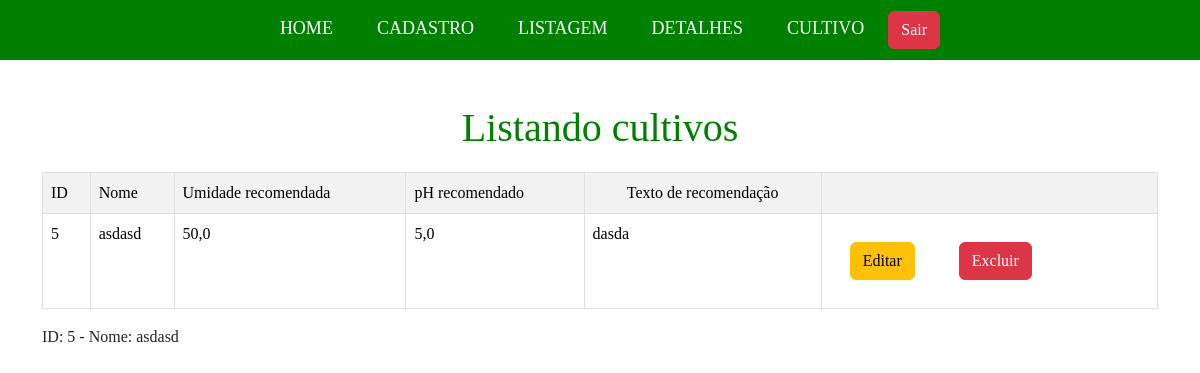
The app's page /listagem_cultivos/ (signed in), older data.
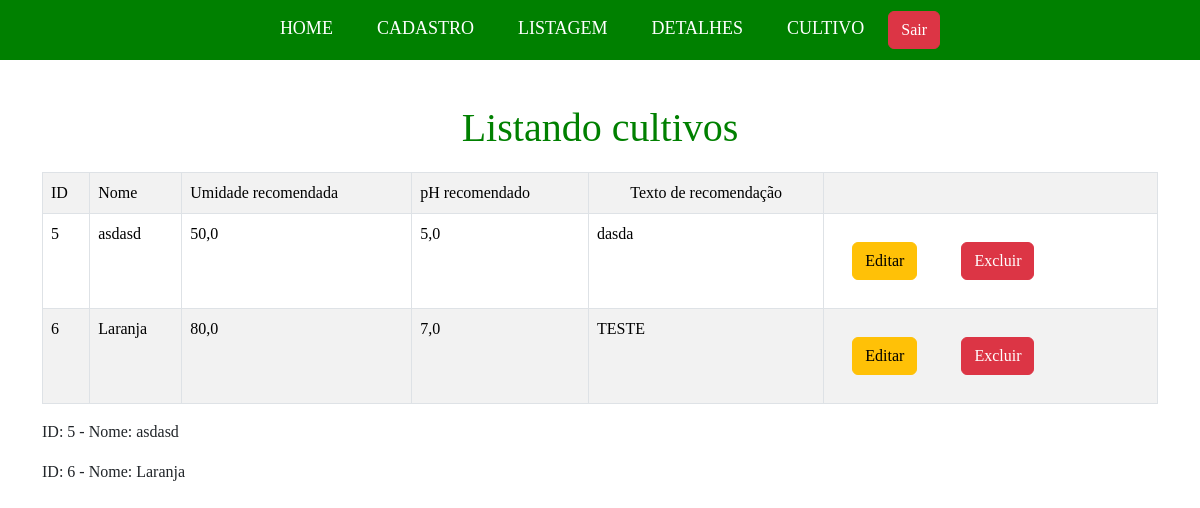
The same page, newer data.
### app_fazenda/models.py (models this page shows, shortened)
class Cultivo(models.Model):
    id = models.AutoField(primary_key=True)
    nome = models.CharField(max_length=255)
    umidade_recomendado = models.FloatField()
    ph_recomendado = models.FloatField()
    texto_recomendacao = models.TextField(max_length=1200, null=True)
    usuario = models.ForeignKey(get_user_model(), on_delete=models.CASCADE)

### app_fazenda/views.py (the view)
# urls.py: path('listagem_cultivos/', views.listar_cultivos, name='listar_cultivos'),
@login_required
def listar_cultivos(request):
    cultivos = Cultivo.objects.filter(usuario=request.user)  # Filtra pelos cultivos do usuário
    dados = {
        'dados': cultivos
    }
    return render(request, 'cultivo/listar_cultivos.html', dados)

### app_fazenda/templates/cultivo/listar_cultivos.html
{% extends 'base.html' %}
{% block content %}
<h1>Listando cultivos</h1>
<table class="table table-striped table-bordered">
    <tr>
        <td>ID</td>
        <td>Nome</td>
        <td>Umidade recomendada</td>
        <td>pH recomendado</td>
        <td style="text-align: center;">Texto de recomendação</td>
        <td></td>
    </tr>
    {% for dado in dados %}
    <tr>
        <td>{{ dado.pk }}</td>
        <td>{{ dado.nome }}</td>
        <td>{{ dado.umidade_recomendado }}</td>
        <td>{{dado.ph_recomendado }}</td>
        <td>{{ dado.texto_recomendacao }}</td>
        <td>
            <a href="{% url 'editar_cultivo' dado.pk %}" class="btn btn-warning">Editar</a>
            <a href="{% url 'excluir_cultivo' dado.pk %}" class="btn btn-danger">Excluir</a>
        </td>
    </tr>
    {% endfor %}
</table>
{% for cultivo in dados %}
    <p>ID: {{ cultivo.pk }} - Nome: {{ cultivo.nome }}</p>
{% endfor %}
{% endblock %}

Row changes from the older to the newer data that the page shows:
added Cultivo: pk "6", nome "Laranja", umidade_recomendado "80,0", ph_recomendado "7,0", texto_recomendacao "TESTE"
